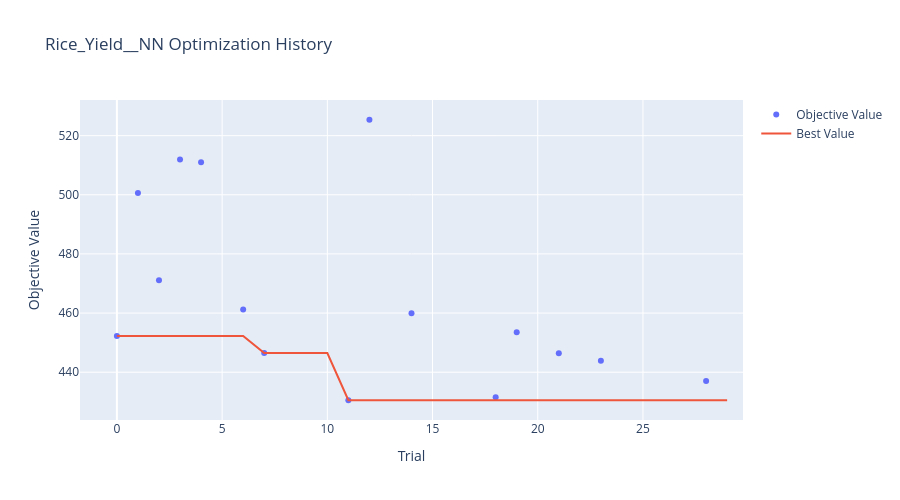
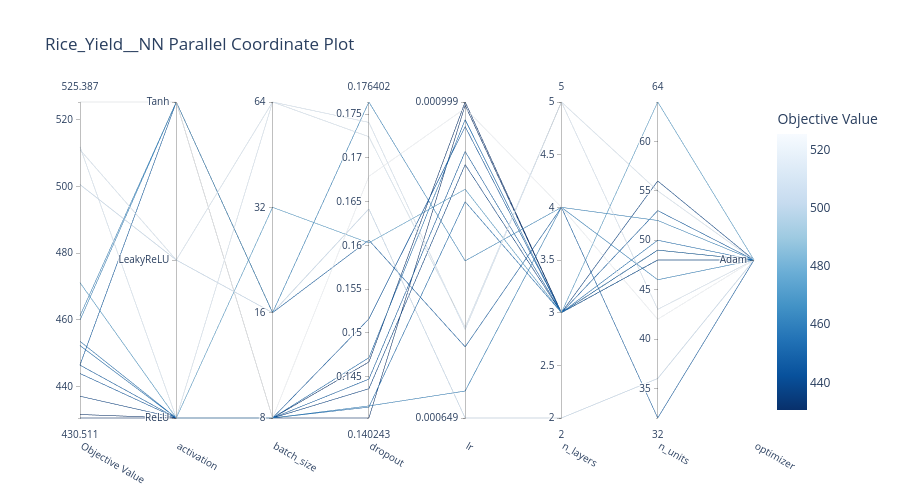
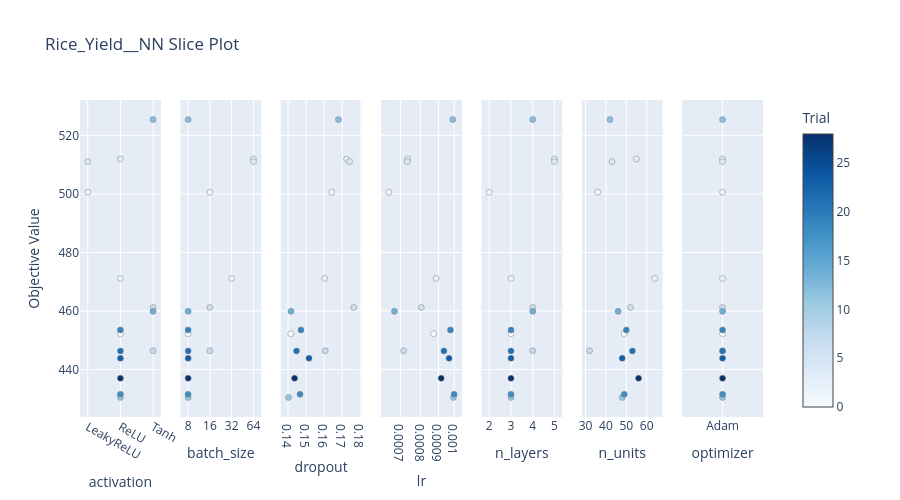
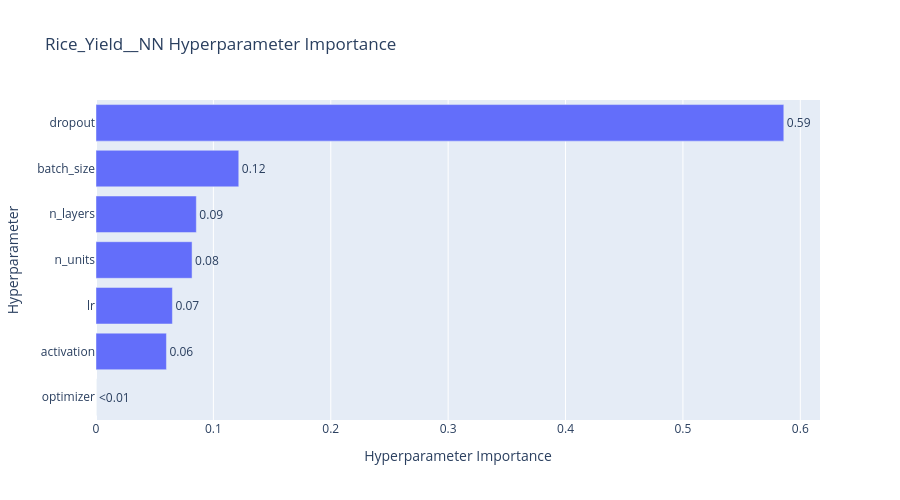

Here is the notebook cell these charts were saved with, in order:
### Markdown cell above
### 5. Optuna Visuals
Let's look at the charts to see how the optimization process went and which parameters mattered most.

### Code cell
# --- OPTUNA VISUALIZATIONS ---
name = f"{CHOSEN_CROP.capitalize()}_Yield__NN"

# 1. Optimization History
fig = plot_optimization_history(study)
fig.update_layout(title=f'{name} Optimization History', width=900, height=500)
fig.show()

# 2. Parallel Coordinate
fig = plot_parallel_coordinate(study)
fig.update_layout(title=f'{name} Parallel Coordinate Plot', width=900, height=500)
fig.show()

# 3. Slice Plot
fig = plot_slice(study)
fig.update_layout(title=f'{name} Slice Plot', width=900, height=500)
fig.show()

# 4. Parameter Importance
try:
    fig = plot_param_importances(study)
    fig.update_layout(title=f'{name} Hyperparameter Importance', width=900, height=500)
    fig.show()
except (ValueError, RuntimeError) as e:
    print(f'Could not plot parameter importance: {e}')

### Figure 1 — Plotly figure (JSON) as saved in the notebook; plotly's stock layout.template omitted (floating-point values rounded to 4 significant figures)
{"data": [{"mode": "markers", "name": "Objective Value", "type": "scatter", "x": [0, 1, 2, 3, 4, 6, 7, 11, 12, 14, 18, 19, 21, 23, 28], "y": [452.3, 500.6, 471.1, 511.9, 511.0, 461.2, 446.5, 430.5, 525.4, 459.9, 431.6, 453.5, 446.4, 443.9, 437.0]}, {"mode": "lines", "name": "Best Value", "type": "scatter", "x": [0, 1, 2, 3, 4, 5, 6, 7, 8, 9, 10, 11, 12, 13, 14, 15, 16, 17, 18, 19, 20, 21, 22, 23, 24, 25, 26, 27, 28, 29], "y": [452.3, 452.3, 452.3, 452.3, 452.3, 452.3, 452.3, 446.5, 446.5, 446.5, 446.5, 430.5, 430.5, 430.5, 430.5, 430.5, 430.5, 430.5, 430.5, 430.5, 430.5, 430.5, 430.5, 430.5, 430.5, 430.5, 430.5, 430.5, 430.5, 430.5]}, {"marker": {"color": "#cccccc"}, "mode": "markers", "name": "Infeasible Trial", "showlegend": false, "type": "scatter", "x": [], "y": []}], "layout": {"height": 500, "title": {"text": "Rice_Yield__NN Optimization History"}, "width": 900, "xaxis": {"title": {"text": "Trial"}}, "yaxis": {"title": {"text": "Objective Value"}}}}

### Figure 2 — Plotly figure (JSON) as saved in the notebook; plotly's stock layout.template omitted (floating-point values rounded to 4 significant figures)
{"data": [{"dimensions": [{"label": "Objective Value", "range": [430.5, 525.4], "values": [452.3, 430.5, 525.4, 459.9, 431.6, 453.5, 446.4, 443.9, 437.0, 500.6, 461.2, 446.5, 471.1, 511.9, 511.0]}, {"label": "activation", "range": [0, 2], "ticktext": ["ReLU", "LeakyReLU", "Tanh"], "tickvals": [0, 1, 2], "values": [0, 0, 2, 2, 0, 0, 0, 0, 0, 1, 2, 2, 0, 0, 1]}, {"label": "batch_size", "range": [0, 3], "ticktext": ["8", "16", "32", "64"], "tickvals": [0, 1, 2, 3], "values": [0, 0, 0, 0, 0, 0, 0, 0, 0, 1, 1, 1, 2, 3, 3]}, {"label": "dropout", "range": [0.1402, 0.1764], "values": [0.1415, 0.1402, 0.1679, 0.1416, 0.1466, 0.1471, 0.1447, 0.1516, 0.1436, 0.1642, 0.1764, 0.1606, 0.1603, 0.1724, 0.1741]}, {"label": "lr", "range": [-3.188, -3.0], "ticktext": ["0.000649", "0.000999"], "tickvals": [-3.188, -3.0], "values": [-3.06, -3.002, -3.004, -3.172, -3.0, -3.011, -3.03, -3.015, -3.038, -3.188, -3.095, -3.146, -3.052, -3.134, -3.135]}, {"label": "n_layers", "range": [2, 5], "values": [3, 3, 4, 4, 3, 3, 3, 3, 3, 2, 4, 4, 3, 5, 5]}, {"label": "n_units", "range": [32, 64], "values": [49, 48, 42, 46, 49, 50, 53, 48, 56, 36, 52, 32, 64, 55, 43]}, {"label": "optimizer", "range": [0, 0], "ticktext": ["Adam"], "tickvals": [0], "values": [0, 0, 0, 0, 0, 0, 0, 0, 0, 0, 0, 0, 0, 0, 0]}], "labelangle": 30, "labelside": "bottom", "line": {"color": [452.3, 430.5, 525.4, 459.9, 431.6, 453.5, 446.4, 443.9, 437.0, 500.6, 461.2, 446.5, 471.1, 511.9, 511.0], "colorbar": {"title": {"text": "Objective Value"}}, "colorscale": [[0, "rgb(247,251,255)"], [0.125, "rgb(222,235,247)"], [0.25, "rgb(198,219,239)"], [0.375, "rgb(158,202,225)"], [0.5, "rgb(107,174,214)"], [0.625, "rgb(66,146,198)"], [0.75, "rgb(33,113,181)"], [0.875, "rgb(8,81,156)"], [1, "rgb(8,48,107)"]], "reversescale": true, "showscale": true}, "type": "parcoords"}], "layout": {"height": 500, "title": {"text": "Rice_Yield__NN Parallel Coordinate Plot"}, "width": 900}}

### Figure 3 — Plotly figure (JSON) as saved in the notebook; plotly's stock layout.template omitted (floating-point values rounded to 4 significant figures)
{"data": [{"marker": {"color": [0, 1, 2, 3, 4, 6, 7, 11, 12, 14, 18, 19, 21, 23, 28], "colorbar": {"title": {"text": "Trial"}, "x": 1, "xpad": 40}, "colorscale": [[0, "rgb(247,251,255)"], [0.125, "rgb(222,235,247)"], [0.25, "rgb(198,219,239)"], [0.375, "rgb(158,202,225)"], [0.5, "rgb(107,174,214)"], [0.625, "rgb(66,146,198)"], [0.75, "rgb(33,113,181)"], [0.875, "rgb(8,81,156)"], [1, "rgb(8,48,107)"]], "line": {"color": "Grey", "width": 0.5}, "showscale": true}, "mode": "markers", "name": "Feasible Trial", "showlegend": false, "type": "scatter", "x": ["ReLU", "LeakyReLU", "ReLU", "ReLU", "LeakyReLU", "Tanh", "Tanh", "ReLU", "Tanh", "Tanh", "ReLU", "ReLU", "ReLU", "ReLU", "ReLU"], "xaxis": "x", "y": [452.3, 500.6, 471.1, 511.9, 511.0, 461.2, 446.5, 430.5, 525.4, 459.9, 431.6, 453.5, 446.4, 443.9, 437.0], "yaxis": "y"}, {"marker": {"color": [0, 1, 2, 3, 4, 6, 7, 11, 12, 14, 18, 19, 21, 23, 28], "colorbar": {"title": {"text": "Trial"}, "x": 1, "xpad": 40}, "colorscale": [[0, "rgb(247,251,255)"], [0.125, "rgb(222,235,247)"], [0.25, "rgb(198,219,239)"], [0.375, "rgb(158,202,225)"], [0.5, "rgb(107,174,214)"], [0.625, "rgb(66,146,198)"], [0.75, "rgb(33,113,181)"], [0.875, "rgb(8,81,156)"], [1, "rgb(8,48,107)"]], "line": {"color": "Grey", "width": 0.5}, "showscale": false}, "mode": "markers", "name": "Feasible Trial", "showlegend": false, "type": "scatter", "x": [8, 16, 32, 64, 64, 16, 16, 8, 8, 8, 8, 8, 8, 8, 8], "xaxis": "x2", "y": [452.3, 500.6, 471.1, 511.9, 511.0, 461.2, 446.5, 430.5, 525.4, 459.9, 431.6, 453.5, 446.4, 443.9, 437.0], "yaxis": "y2"}, {"marker": {"color": [0, 1, 2, 3, 4, 6, 7, 11, 12, 14, 18, 19, 21, 23, 28], "colorbar": {"title": {"text": "Trial"}, "x": 1, "xpad": 40}, "colorscale": [[0, "rgb(247,251,255)"], [0.125, "rgb(222,235,247)"], [0.25, "rgb(198,219,239)"], [0.375, "rgb(158,202,225)"], [0.5, "rgb(107,174,214)"], [0.625, "rgb(66,146,198)"], [0.75, "rgb(33,113,181)"], [0.875, "rgb(8,81,156)"], [1, "rgb(8,48,107)"]], "line": {"color": "Grey", "width": 0.5}, "showscale": false}, "mode": "markers", "name": "Feasible Trial", "showlegend": false, "type": "scatter", "x": [0.1415, 0.1642, 0.1603, 0.1724, 0.1741, 0.1764, 0.1606, 0.1402, 0.1679, 0.1416, 0.1466, 0.1471, 0.1447, 0.1516, 0.1436], "xaxis": "x3", "y": [452.3, 500.6, 471.1, 511.9, 511.0, 461.2, 446.5, 430.5, 525.4, 459.9, 431.6, 453.5, 446.4, 443.9, 437.0], "yaxis": "y3"}, {"marker": {"color": [0, 1, 2, 3, 4, 6, 7, 11, 12, 14, 18, 19, 21, 23, 28], "colorbar": {"title": {"text": "Trial"}, "x": 1, "xpad": 40}, "colorscale": [[0, "rgb(247,251,255)"], [0.125, "rgb(222,235,247)"], [0.25, "rgb(198,219,239)"], [0.375, "rgb(158,202,225)"], [0.5, "rgb(107,174,214)"], [0.625, "rgb(66,146,198)"], [0.75, "rgb(33,113,181)"], [0.875, "rgb(8,81,156)"], [1, "rgb(8,48,107)"]], "line": {"color": "Grey", "width": 0.5}, "showscale": false}, "mode": "markers", "name": "Feasible Trial", "showlegend": false, "type": "scatter", "x": [0.0008717, 0.0006486, 0.0008866, 0.0007344, 0.0007321, 0.000804, 0.0007149, 0.0009946, 0.0009905, 0.000673, 0.0009989, 0.000975, 0.0009336, 0.0009659, 0.000917], "xaxis": "x4", "y": [452.3, 500.6, 471.1, 511.9, 511.0, 461.2, 446.5, 430.5, 525.4, 459.9, 431.6, 453.5, 446.4, 443.9, 437.0], "yaxis": "y4"}, {"marker": {"color": [0, 1, 2, 3, 4, 6, 7, 11, 12, 14, 18, 19, 21, 23, 28], "colorbar": {"title": {"text": "Trial"}, "x": 1, "xpad": 40}, "colorscale": [[0, "rgb(247,251,255)"], [0.125, "rgb(222,235,247)"], [0.25, "rgb(198,219,239)"], [0.375, "rgb(158,202,225)"], [0.5, "rgb(107,174,214)"], [0.625, "rgb(66,146,198)"], [0.75, "rgb(33,113,181)"], [0.875, "rgb(8,81,156)"], [1, "rgb(8,48,107)"]], "line": {"color": "Grey", "width": 0.5}, "showscale": false}, "mode": "markers", "name": "Feasible Trial", "showlegend": false, "type": "scatter", "x": [3, 2, 3, 5, 5, 4, 4, 3, 4, 4, 3, 3, 3, 3, 3], "xaxis": "x5", "y": [452.3, 500.6, 471.1, 511.9, 511.0, 461.2, 446.5, 430.5, 525.4, 459.9, 431.6, 453.5, 446.4, 443.9, 437.0], "yaxis": "y5"}, {"marker": {"color": [0, 1, 2, 3, 4, 6, 7, 11, 12, 14, 18, 19, 21, 23, 28], "colorbar": {"title": {"text": "Trial"}, "x": 1, "xpad": 40}, "colorscale": [[0, "rgb(247,251,255)"], [0.125, "rgb(222,235,247)"], [0.25, "rgb(198,219,239)"], [0.375, "rgb(158,202,225)"], [0.5, "rgb(107,174,214)"], [0.625, "rgb(66,146,198)"], [0.75, "rgb(33,113,181)"], [0.875, "rgb(8,81,156)"], [1, "rgb(8,48,107)"]], "line": {"color": "Grey", "width": 0.5}, "showscale": false}, "mode": "markers", "name": "Feasible Trial", "showlegend": false, "type": "scatter", "x": [49, 36, 64, 55, 43, 52, 32, 48, 42, 46, 49, 50, 53, 48, 56], "xaxis": "x6", "y": [452.3, 500.6, 471.1, 511.9, 511.0, 461.2, 446.5, 430.5, 525.4, 459.9, 431.6, 453.5, 446.4, 443.9, 437.0], "yaxis": "y6"}, {"marker": {"color": [0, 1, 2, 3, 4, 6, 7, 11, 12, 14, 18, 19, 21, 23, 28], "colorbar": {"title": {"text": "Trial"}, "x": 1, "xpad": 40}, "colorscale": [[0, "rgb(247,251,255)"], [0.125, "rgb(222,235,247)"], [0.25, "rgb(198,219,239)"], [0.375, "rgb(158,202,225)"], [0.5, "rgb(107,174,214)"], [0.625, "rgb(66,146,198)"], [0.75, "rgb(33,113,181)"], [0.875, "rgb(8,81,156)"], [1, "rgb(8,48,107)"]], "line": {"color": "Grey", "width": 0.5}, "showscale": false}, "mode": "markers", "name": "Feasible Trial", "showlegend": false, "type": "scatter", "x": ["Adam", "Adam", "Adam", "Adam", "Adam", "Adam", "Adam", "Adam", "Adam", "Adam", "Adam", "Adam", "Adam", "Adam", "Adam"], "xaxis": "x7", "y": [452.3, 500.6, 471.1, 511.9, 511.0, 461.2, 446.5, 430.5, 525.4, 459.9, 431.6, 453.5, 446.4, 443.9, 437.0], "yaxis": "y7"}], "layout": {"height": 500, "title": {"text": "Rice_Yield__NN Slice Plot"}, "width": 900, "xaxis": {"anchor": "y", "categoryarray": ["LeakyReLU", "ReLU", "Tanh"], "categoryorder": "array", "domain": [0, 0.1184], "title": {"text": "activation"}, "type": "category"}, "xaxis2": {"anchor": "y2", "categoryarray": [8, 16, 32, 64], "categoryorder": "array", "domain": [0.1469, 0.2653], "title": {"text": "batch_size"}, "type": "category"}, "xaxis3": {"anchor": "y3", "domain": [0.2939, 0.4122], "title": {"text": "dropout"}}, "xaxis4": {"anchor": "y4", "domain": [0.4408, 0.5592], "title": {"text": "lr"}, "type": "log"}, "xaxis5": {"anchor": "y5", "domain": [0.5878, 0.7061], "title": {"text": "n_layers"}}, "xaxis6": {"anchor": "y6", "domain": [0.7347, 0.8531], "title": {"text": "n_units"}}, "xaxis7": {"anchor": "y7", "categoryarray": ["Adam"], "categoryorder": "array", "domain": [0.8816, 1.0], "title": {"text": "optimizer"}, "type": "category"}, "yaxis": {"anchor": "x", "domain": [0, 1], "title": {"text": "Objective Value"}}, "yaxis2": {"anchor": "x2", "domain": [0, 1], "matches": "y", "showticklabels": false}, "yaxis3": {"anchor": "x3", "domain": [0, 1], "matches": "y", "showticklabels": false}, "yaxis4": {"anchor": "x4", "domain": [0, 1], "matches": "y", "showticklabels": false}, "yaxis5": {"anchor": "x5", "domain": [0, 1], "matches": "y", "showticklabels": false}, "yaxis6": {"anchor": "x6", "domain": [0, 1], "matches": "y", "showticklabels": false}, "yaxis7": {"anchor": "x7", "domain": [0, 1], "matches": "y", "showticklabels": false}}}

### Figure 4 — Plotly figure (JSON) as saved in the notebook; plotly's stock layout.template omitted (floating-point values rounded to 4 significant figures)
{"data": [{"cliponaxis": false, "hovertemplate": ["optimizer (CategoricalDistribution): 0.0<extra></extra>", "activation (CategoricalDistribution): 0.06001918460283365<extra></extra>", "lr (FloatDistribution): 0.06509361628014905<extra></extra>", "n_units (IntDistribution): 0.08184040572217745<extra></extra>", "n_layers (IntDistribution): 0.08548242915561056<extra></extra>", "batch_size (CategoricalDistribution): 0.12162681110557783<extra></extra>", "dropout (FloatDistribution): 0.5859375531336515<extra></extra>"], "name": "Objective Value", "orientation": "h", "text": ["<0.01", "0.06", "0.07", "0.08", "0.09", "0.12", "0.59"], "textposition": "outside", "type": "bar", "x": [0, 0.06002, 0.06509, 0.08184, 0.08548, 0.1216, 0.5859], "y": ["optimizer", "activation", "lr", "n_units", "n_layers", "batch_size", "dropout"]}], "layout": {"height": 500, "title": {"text": "Rice_Yield__NN Hyperparameter Importance"}, "width": 900, "xaxis": {"title": {"text": "Hyperparameter Importance"}}, "yaxis": {"title": {"text": "Hyperparameter"}}}}
